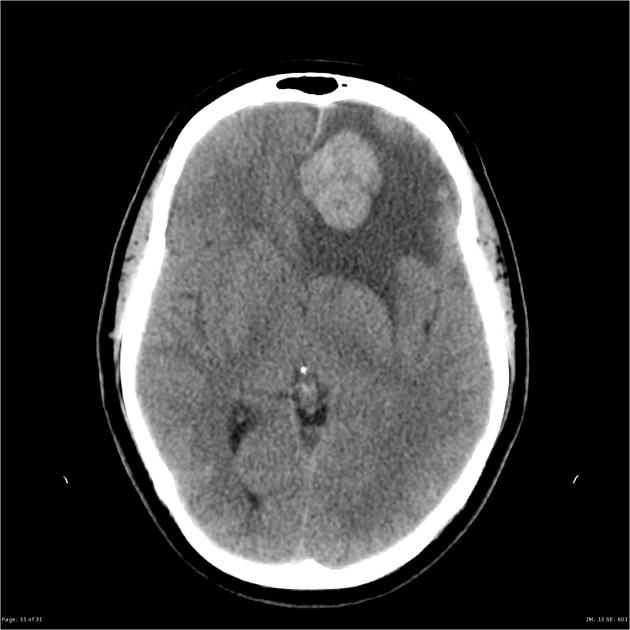
#> input picture Medical image processing Project/Brain_Tumor.jpg, 630 x 630 px
$ jupyter execute 'Brain Tumor Segmentation & Classification .ipynb'
#> lines starting #> are read from the running program, lines starting #| are printed output that depends on the picture; after the words box and inside, x2 and y2 are one past the last pixel; in counts of white or black regions, pixels touching at a corner belong together
# ------------------- Brain Tumor Segmentation & Classification -------------------

### Import Libraries

[cell 1]
import cv2
import numpy as np
import matplotlib.pyplot as plt
from PIL import Image
import glob

### Read Images Dataset Path

[cell 2]
path_yes = glob.glob("C:/Users/moham/Desktop/Medical Image Processing Project/dataset_yes/*.jpg")
path_no = glob.glob("C:/Users/moham/Desktop/Medical Image Processing Project/dataset_no/*.jpg")

### Segmentation - Brain With Tumor

[cell 3]
i = 0
for image in path_yes:
    input_image = np.array(Image.open(image))
    resized = cv2.resize(input_image,(512,512))
    if(len(resized.shape) > 2):

        # Convert From RGB to GRAYScale
        gray_image = cv2.cvtColor(resized, cv2.COLOR_RGB2GRAY)

        # Thresholding
        T, threshold_image = cv2.threshold(gray_image,160,255,cv2.THRESH_BINARY)

        # opening
        kernel = np.ones((7,7), 'uint8')
        open_img=cv2.morphologyEx(threshold_image,cv2.MORPH_OPEN,kernel)

        # Closing
        close_img=cv2.morphologyEx(open_img,cv2.MORPH_CLOSE,kernel)


        # connected Components in Images
        num_labels, labels_im, stats, centroids = cv2.connectedComponentsWithStats(close_img, connectivity = 4)
       # print(stats)
        for k in range(1,num_labels):

            pts = np.where(labels_im == k)
            size = stats[k, cv2.CC_STAT_AREA]
            if size > 5000 and size < 50000:
                labels_im[pts] = labels_im[pts]
            else:
                labels_im[pts] =0

        label_hue = np.uint8(179*labels_im/np.max(labels_im))
        # Ignore Dividing By 0 Value Error
        np.seterr(divide='ignore' , invalid='ignore')

        blank_ch = 255*np.ones_like(label_hue)
        labeled_img = cv2.merge([label_hue, blank_ch, blank_ch])
        labeled_img = cv2.cvtColor(labeled_img, cv2.COLOR_HSV2BGR)
        labeled_img[label_hue==0] = 0

        # Convert to Gray
        Gray = cv2.cvtColor(labeled_img , cv2.COLOR_BGR2GRAY)


        cv2.imwrite('C:/Users/moham/Desktop/Medical Image Processing Project/Result_yes/0'+ str(i)+'.jpg',Gray)
        i = i + 1

### Segmentation - Brain With Non-Tumor

[cell 4]
i = 0
for image in path_no:
    input_image = np.array(Image.open(image))
    resized = cv2.resize(input_image,(512,512))
    if(len(resized.shape) > 2):

        # Convert From RGB to GRAYScale
        gray_image = cv2.cvtColor(resized, cv2.COLOR_RGB2GRAY)


        # Thresholding
        T, threshold_image = cv2.threshold(gray_image,160,255,cv2.THRESH_BINARY)

        # opening
        kernel = np.ones((7,7), 'uint8')
        open_img=cv2.morphologyEx(threshold_image,cv2.MORPH_OPEN,kernel)

        # Closing
        close_img=cv2.morphologyEx(open_img,cv2.MORPH_CLOSE,kernel)


        # connected Components in Images
        num_labels, labels_im, stats, centroids = cv2.connectedComponentsWithStats(close_img, connectivity = 4)
        for k in range(1,num_labels):

            pts = np.where(labels_im == k)
            size = stats[k, cv2.CC_STAT_AREA]
            if size > 5000 and size < 50000:
                labels_im[pts] = labels_im[pts]
            else:
                labels_im[pts] =0

        label_hue = np.uint8(179*labels_im/np.max(labels_im))
        # Ignore Dividing By 0 Value Error
        np.seterr(divide='ignore' , invalid='ignore')

        blank_ch = 255*np.ones_like(label_hue)
        labeled_img = cv2.merge([label_hue, blank_ch, blank_ch])
        labeled_img = cv2.cvtColor(labeled_img, cv2.COLOR_HSV2BGR)
        labeled_img[label_hue==0] = 0

        # Convert to Gray
        Gray = cv2.cvtColor(labeled_img , cv2.COLOR_BGR2GRAY)


        cv2.imwrite('C:/Users/moham/Desktop/Medical Image Processing Project/Result_no/0'+ str(i)+'.jpg',Gray)
        i = i + 1

### Classification - Based of Number of Blobs

[cell 5]
print("Enter Image Path: ")
Read_img = input()
#> the answer given: Brain_Tumor.jpg
input_image = np.array(Image.open(Read_img))
#> input_image is the input picture: shape (630, 630, 3); min 0, max 255, mean 60.2
resized = cv2.resize(input_image,(512,512))
if(len(resized.shape) > 2):
    # Convert From RGB to GRAYScale
    gray_image = cv2.cvtColor(resized, cv2.COLOR_RGB2GRAY)


        # Thresholding
    T, threshold_image = cv2.threshold(gray_image,160,255,cv2.THRESH_BINARY)
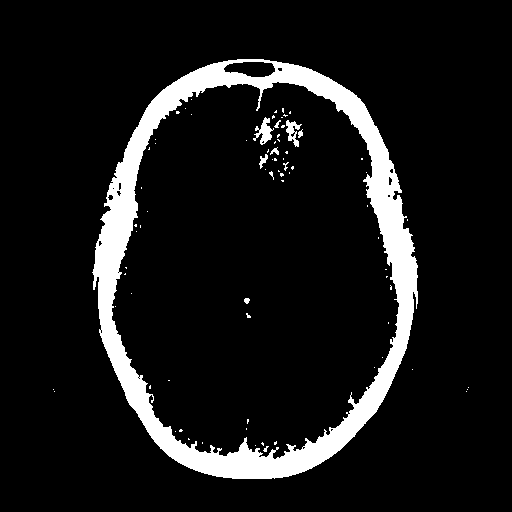
#> threshold_image: shape (512, 512); 9.4% white; 78 white regions (69 under 20 px), largest, box (x1, y1, x2, y2) and area: (92, 59, 418, 479) 23739, (253, 117, 274, 145) 259, (286, 120, 302, 147) 201

        # opening
    kernel = np.ones((7,7), 'uint8')
    open_img=cv2.morphologyEx(threshold_image,cv2.MORPH_OPEN,kernel)
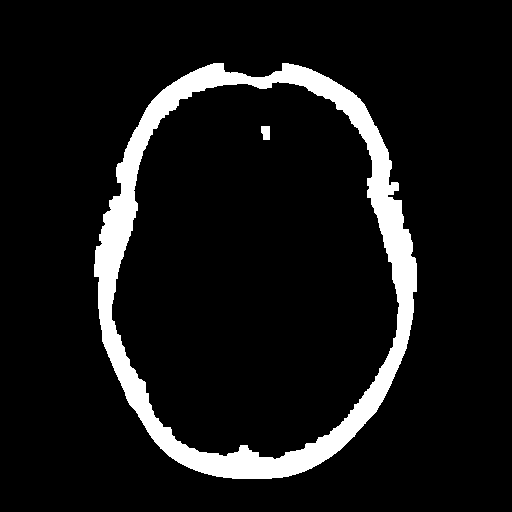
#> open_img: shape (512, 512); 8.6% white; 2 white regions, box (x1, y1, x2, y2) and area: (94, 63, 417, 479) 22395, (261, 126, 270, 140) 113

        # Closing
    close_img=cv2.morphologyEx(open_img,cv2.MORPH_CLOSE,kernel)
#> close_img: shape (512, 512); 8.6% white; 2 white regions, box (x1, y1, x2, y2) and area: (94, 63, 417, 479) 22480, (261, 126, 270, 140) 113


        # connected Components in Images
    num_labels, labels_im, stats, centroids = cv2.connectedComponentsWithStats(close_img, connectivity = 4)
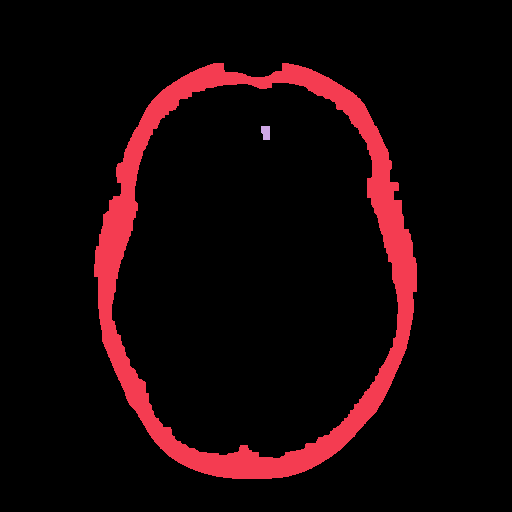
#> labels_im: shape (512, 512) int32; 3 distinct labels, from 0 to 2; one colour per label, 0 black
#> num_labels = 3; stats = [[0, 0, 512, 512, 239551], [94, 63, 323, 416, 22480], [261, 126, 9, 14, 113]]; centroids = [[255.5, 253.9], [255.3, 273.1], [265.4, 132.1]]

    for k in range(1,num_labels):

        pts = np.where(labels_im == k)
        size = stats[k, cv2.CC_STAT_AREA]
        if size > 5000 and size < 50000:
            labels_im[pts] = labels_im[pts]
        else:
            labels_im[pts] =0
#> this loop made 2 passes
#> (pts, size) on passes 1 to 2: (22480 positions, rows 63 to 478, columns 94 to 416, 22480), (113 positions, rows 126 to 139, columns 261 to 269, 113)
#> labels_im: shape (512, 512) int32; values 0 (black) and 1 (white), 8.6% white; 1 white region, box (x1, y1, x2, y2) and area: (94, 63, 417, 479) 22480

    label_hue = np.uint8(179*labels_im/np.max(labels_im))
        # Ignore Dividing By 0 Value Error
    np.seterr(divide='ignore' , invalid='ignore')

    blank_ch = 255*np.ones_like(label_hue)
    labeled_img = cv2.merge([label_hue, blank_ch, blank_ch])
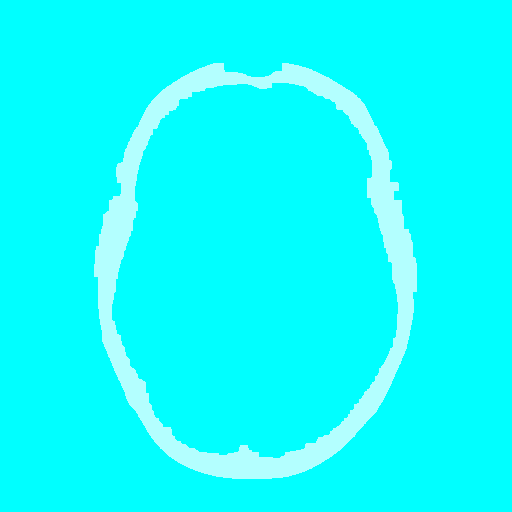
#> labeled_img: shape (512, 512, 3); mean of channels 0, 1, 2 15.4, 255, 255; drawn as R, G, B
    labeled_img = cv2.cvtColor(labeled_img, cv2.COLOR_HSV2BGR)
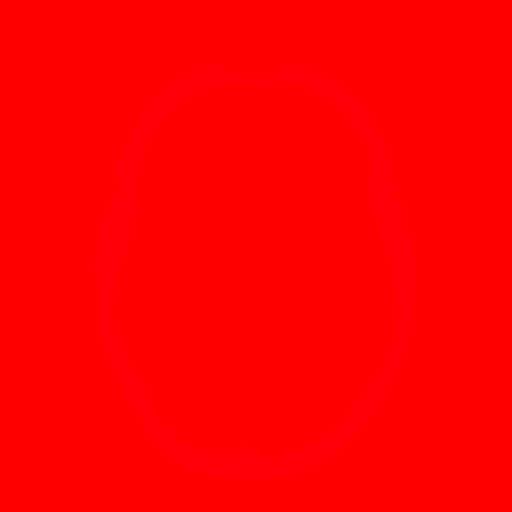
#> labeled_img: shape (512, 512, 3); mean B, G, R 0.7, 0, 255
    labeled_img[label_hue==0] = 0
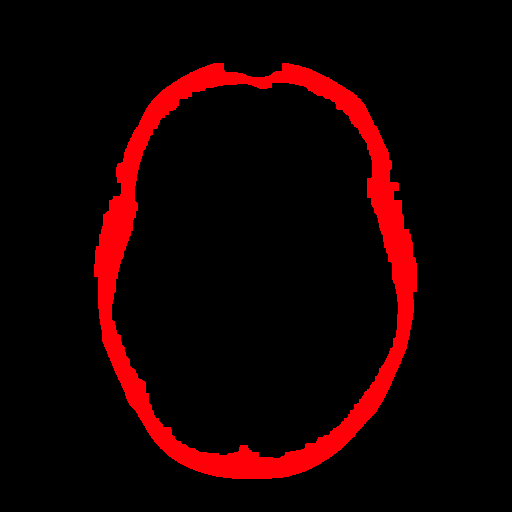
#> labeled_img: shape (512, 512, 3); mean B, G, R 0.7, 0, 21.9

        # Convert to Gray
    Gray = cv2.cvtColor(labeled_img , cv2.COLOR_BGR2GRAY)

    if(num_labels > 1 ):
        plt.title('Tumor Founded !')
        plt.gray()
        plt.axis('off')
        plt.imshow(Gray)
    else:
        plt.title('No Tumor Founded !')
        plt.gray()
        plt.axis('off')
        plt.imshow(Gray)
